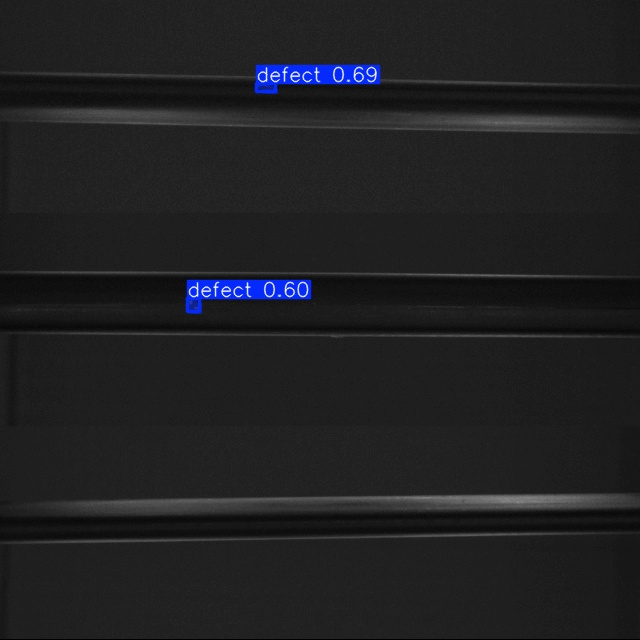
#> input picture 6.jpg, 640 x 640 px
$ python plate.py
#> lines starting #> are read from the running program, lines starting #| are printed output that depends on the picture; after the words box and inside, x2 and y2 are one past the last pixel; in counts of white or black regions, pixels touching at a corner belong together
import cv2
import pytesseract
import matplotlib.pyplot as plt

image_path = "6.jpg"

def recognize_plate(image_path):

#> called with image_path = '6.jpg'
    image = cv2.imread(image_path,0)
#> image: shape (640, 640); min 0, max 255, mean 32.3
    inverted = cv2.bitwise_not(image)
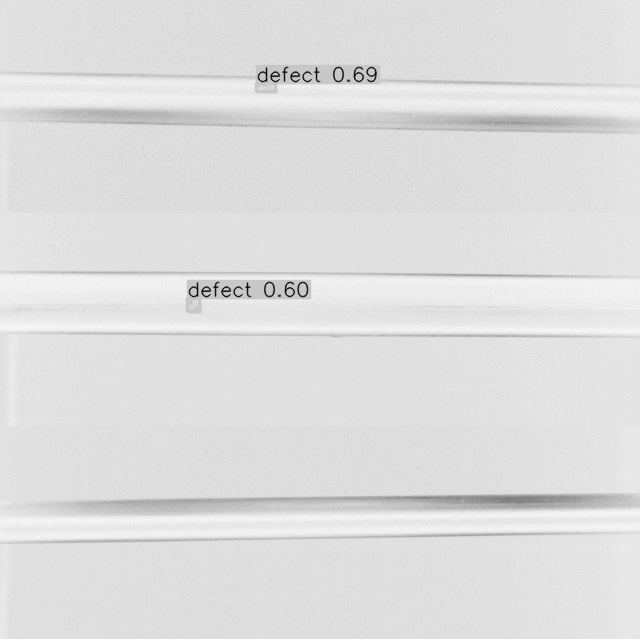
#> inverted: shape (640, 640); min 0, max 255, mean 222.7
    blur = cv2.GaussianBlur(inverted, (5, 5), 0)

    # Thresholding to binarize the image
    thresh = cv2.threshold(blur, 0, 255, cv2.THRESH_BINARY_INV + cv2.THRESH_OTSU)[1]
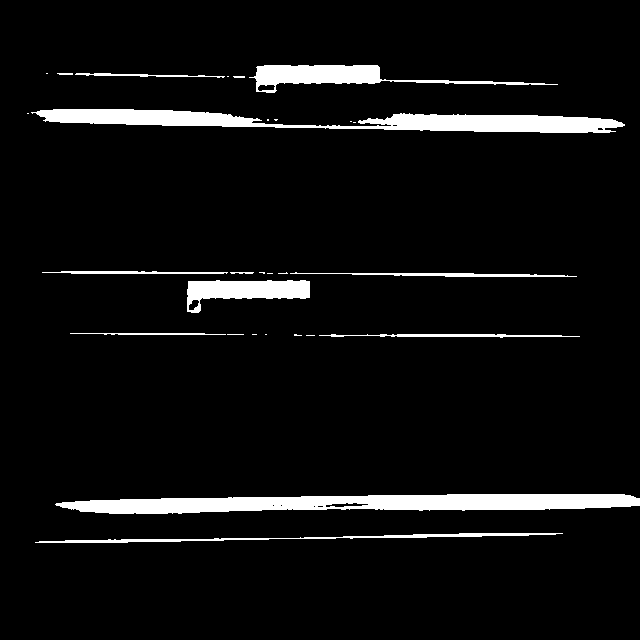
#> thresh: shape (640, 640); 5.9% white; 28 white regions (15 under 20 px)

    # Find contours in the thresholded image
    contours, _ = cv2.findContours(thresh, cv2.RETR_EXTERNAL, cv2.CHAIN_APPROX_SIMPLE)
#> contours = 28 contours, 18 with area under 20; largest, box (x1, y1, x2, y2) and area: (55, 494, 640, 514) 7606, (31, 109, 625, 133) 6565, (249, 65, 558, 93) 2544, (187, 280, 310, 313) 2200, (35, 533, 563, 543) 797

    # Filter contours based on size and shape
    for cnt in contours:
        area = cv2.contourArea(cnt)
        if area > 200:  # Adjust the threshold as needed
            x, y, w, h = cv2.boundingRect(cnt)
            cv2.rectangle(image, (x, y), (x+w, y+h), (0, 255, 0), 2)

            # Crop the license plate region
            plate_image = inverted[y:y+h, x:x+w]

            plt.imshow(plate_image)

            # Perform OCR on the cropped image
            text = pytesseract.image_to_string(plate_image, config='--psm 7 --oem 3')
            print(text)
            if text.startswith("defect"):
                return text
#> this loop made 1 pass
#> (area, x, y, w, h) on pass 1: (797, 35, 533, 528, 10)
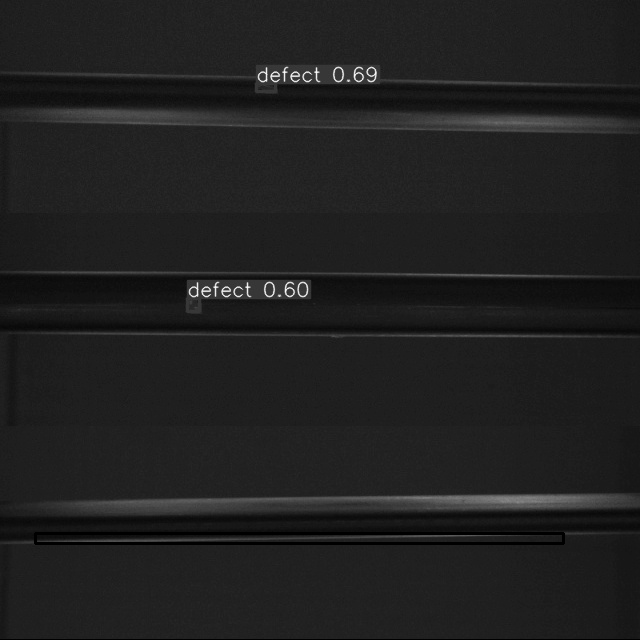
#> image: shape (640, 640); min 0, max 255, mean 32.1

# Replace 'your_image.jpg' with your actual image path
#> (the run stopped early here; a loop or call above may not have finished)

$ run again, with 0.jpg copied over 6.jpg
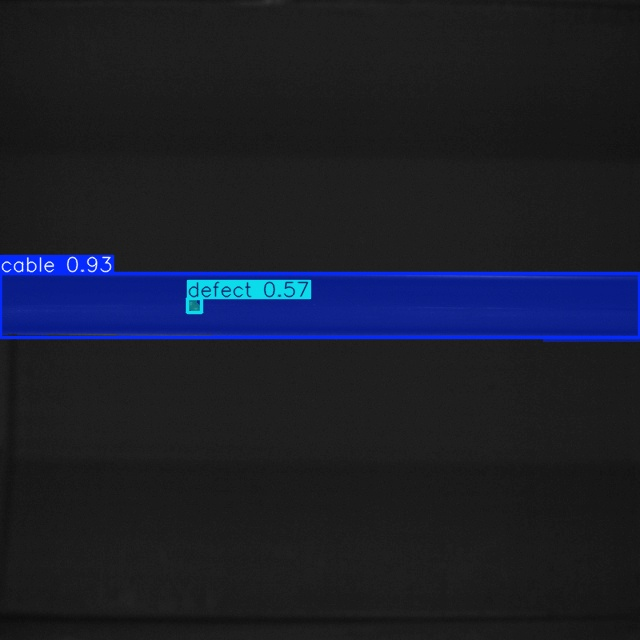
#> input picture 0.jpg, 640 x 640 px
#> in recognize_plate, `thresh = cv2.threshold(blur, 0, 255, cv2.THRESH_BINARY_INV + cv2.THRES..`:
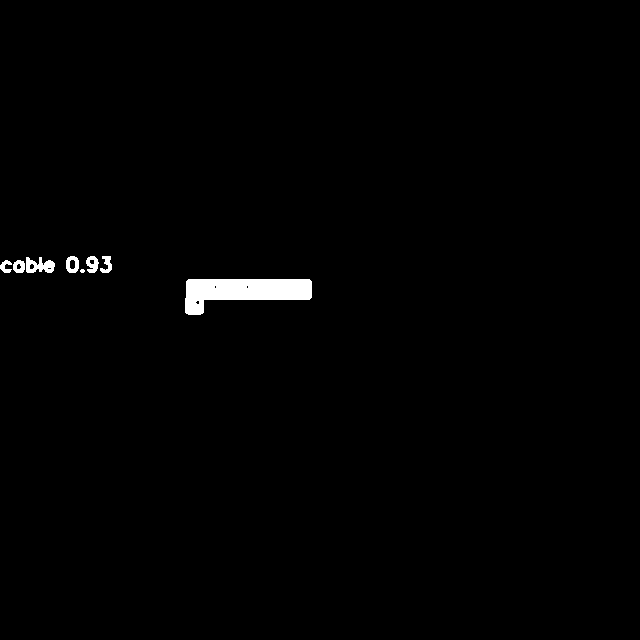
#> thresh: shape (640, 640); 0.94% white; 8 white regions (1 under 20 px)
#> contours = 8 contours, 1 with area under 20; largest, box (x1, y1, x2, y2) and area: (185, 279, 312, 315) 2760, (26, 257, 55, 273) 272, (66, 256, 79, 273) 168, (86, 256, 99, 273) 136, (13, 260, 25, 273) 112, (100, 256, 112, 273) 89, (0, 260, 12, 273) 68
#> the loop in recognize_plate, `for cnt in contours:` made 1 pass
#> (area, x, y, w, h) on pass 1: (2760, 185, 279, 127, 36)
#> after the loop in recognize_plate, `for cnt in contours:`:
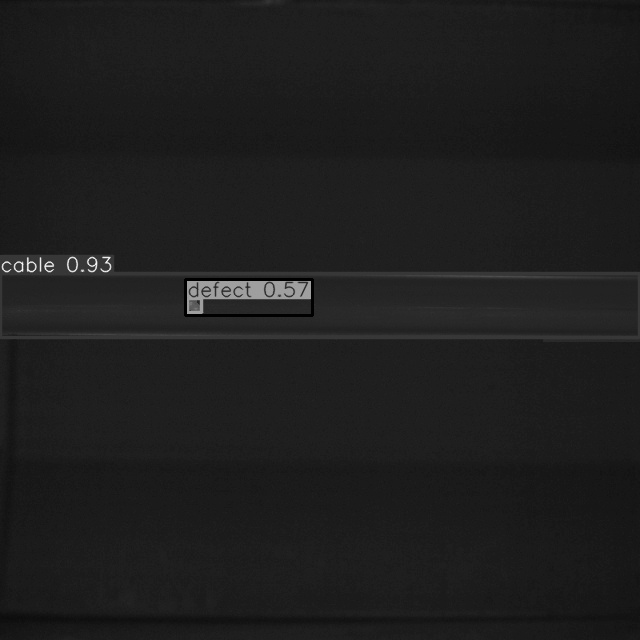
#> image: shape (640, 640); min 0, max 252, mean 30.1

$ run again, with 1.jpg copied over 6.jpg
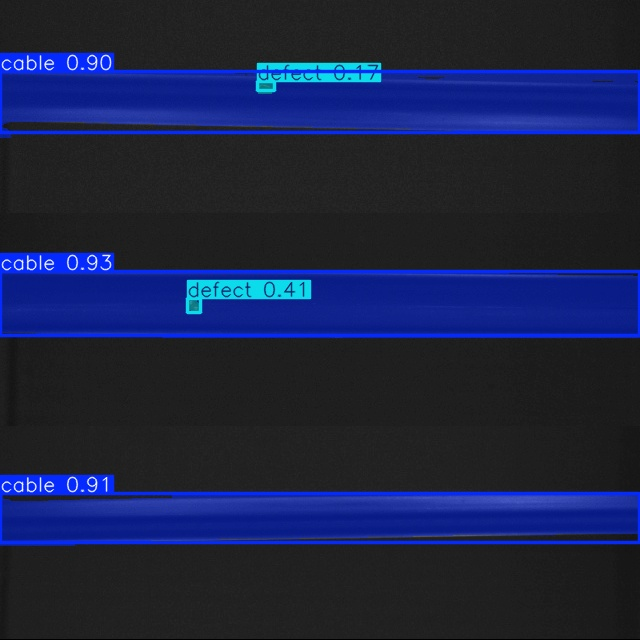
#> input picture 1.jpg, 640 x 640 px
#> in recognize_plate, `thresh = cv2.threshold(blur, 0, 255, cv2.THRESH_BINARY_INV + cv2.THRES..`:
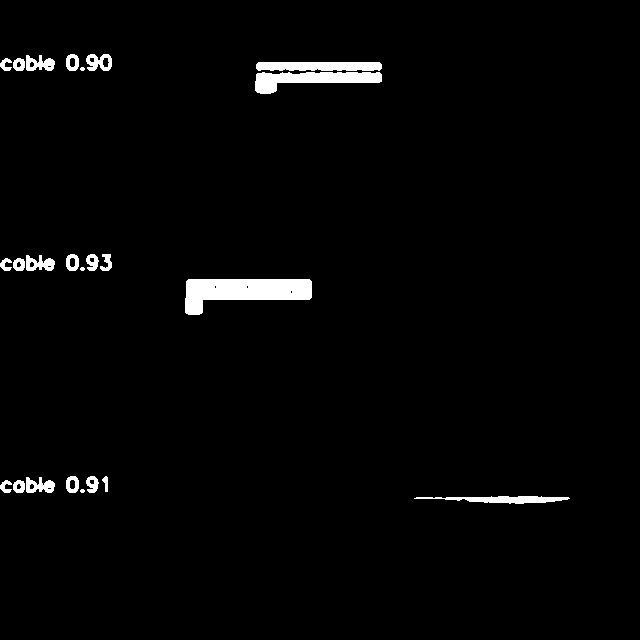
#> thresh: shape (640, 640); 2.2% white; 24 white regions (3 under 20 px)
#> contours = 24 contours, 3 with area under 20; largest, box (x1, y1, x2, y2) and area: (185, 279, 312, 315) 2745, (255, 72, 382, 94) 1382, (256, 62, 382, 71) 937, (414, 496, 570, 504) 556, (86, 54, 112, 71) 302
#> the loop in recognize_plate, `for cnt in contours:` made 1 pass
#> (area, x, y, w, h) on pass 1: (556, 414, 496, 156, 8)
#> after the loop in recognize_plate, `for cnt in contours:`:
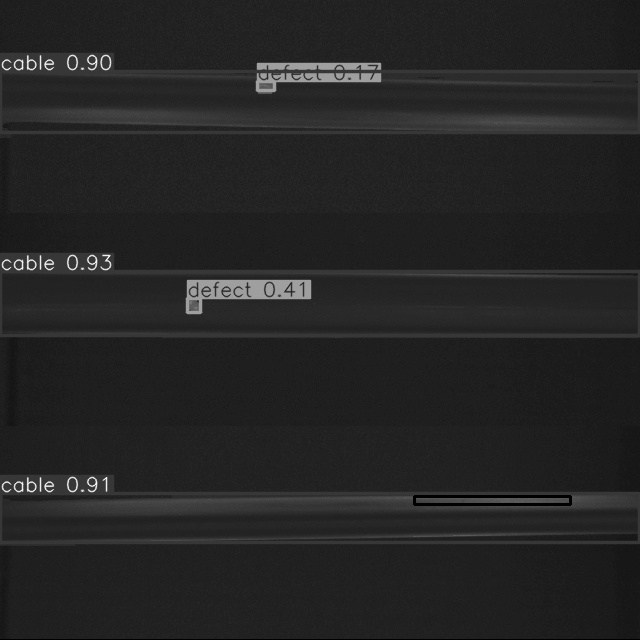
#> image: shape (640, 640); min 0, max 255, mean 36.9
